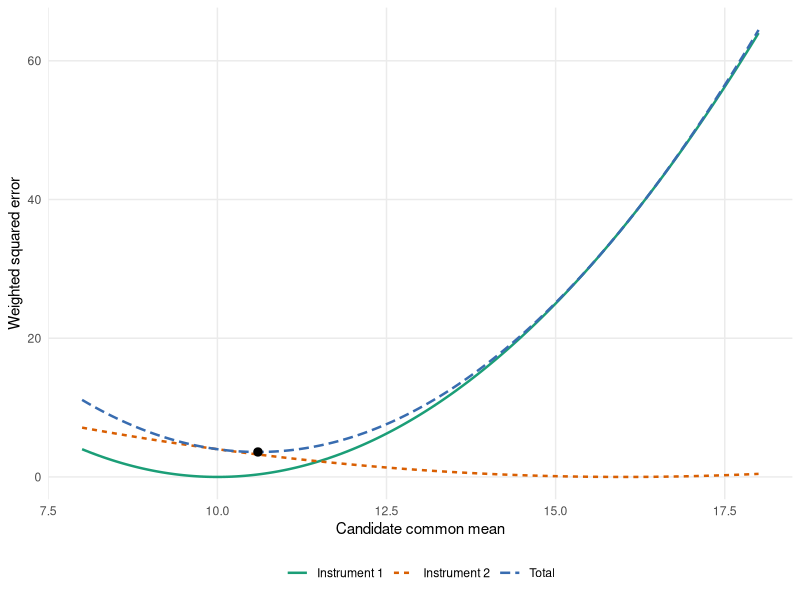

Reproduce this figure in R. (Note: this script raises an error after producing the figure.)
# Lecture 13: run with Rscript; outputs are saved beside this script.
library(ggplot2)

script <- sub("^--file=", "", grep("^--file=", commandArgs(), value = TRUE))
out <- dirname(normalizePath(script))

reading <- c(10, 16)
sd_reading <- c(1, 3)
variance <- sd_reading^2
weight <- 1 / variance
fraction <- weight / sum(weight)
estimate <- weighted.mean(reading, weight)
grid <- seq(8, 18, by = 0.05)
loss1 <- weight[1] * (reading[1] - grid)^2
loss2 <- weight[2] * (reading[2] - grid)^2
curves <- data.frame(mean = rep(grid, 3), loss = c(loss1, loss2, loss1 + loss2),
                     curve = rep(c("Instrument 1", "Instrument 2", "Total"), each = length(grid)))
plot <- ggplot(curves, aes(mean, loss, colour = curve, linetype = curve)) +
    geom_line(linewidth = 0.85) +
    geom_point(data = data.frame(mean = estimate, loss = sum(weight * (reading - estimate)^2)),
               aes(mean, loss), inherit.aes = FALSE, size = 2.5) +
    scale_colour_manual(values = c("#1b9e77", "#d95f02", "#386cb0")) +
    labs(x = "Candidate common mean", y = "Weighted squared error", colour = NULL, linetype = NULL) +
    theme_minimal(base_size = 11) +
    theme(panel.grid.minor = element_blank(), legend.position = "bottom")
ggsave(file.path(out, "precision-loss.pdf"), plot, width = 6.5, height = 3.8, bg = "transparent")
capture.output({
    print(data.frame(reading, sd_reading, variance, weight, fraction), row.names = FALSE)
    print(data.frame(method = c("Ordinary mean", "Precision-weighted mean"),
                     estimate = c(mean(reading), estimate),
                     sampling_variance = c(sum(variance) / length(reading)^2, sum(fraction^2 * variance))))
    cat("Minimum total weighted squared error:", sum(weight * (reading - estimate)^2), "\n")
}, file = file.path(out, "precision-example.txt"))
